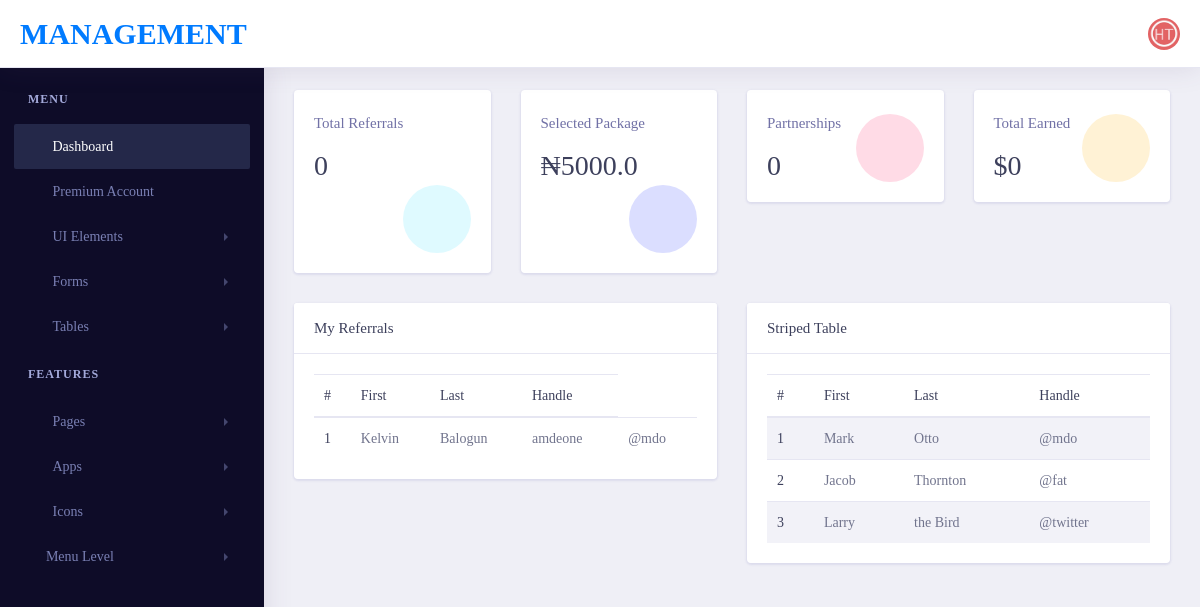
Page /user/dashboard (signed in) on the committed database.
### diamond/models.py (models this page shows, shortened)
class UserProfile(models.Model):
    id = models.AutoField(primary_key=True)
    user = models.OneToOneField(User, on_delete=models.CASCADE,)
    photo = models.ImageField(upload_to='user/', default='true.jpg')
    bankname = models.CharField(max_length=200, default='')
    bankacc = models.CharField(max_length=100, default='')
    accountname = models.CharField(max_length=100, default='')
    points = models.CharField(max_length=100, default=1)
    paid = models.BooleanField(default=False)
    referral_code = models.CharField(max_length=6, default=code)
    referree = models.ForeignKey(
        Referral, on_delete=models.CASCADE, default=True)
    package = models.ForeignKey(
        Package, on_delete=models.CASCADE, default=True)
    is_published = models.BooleanField(default=True)

### accountprofile/models.py (models this page shows, shortened)
class Package(models.Model):
    id = models.AutoField(primary_key=True)
    title = models.CharField(max_length=200)
    price = models.FloatField(default=0)
    is_published = models.BooleanField(default=True)
    created_at = models.DateTimeField(default=datetime.now)

class Referral(models.Model):
    user = models.OneToOneField(User, on_delete=models.CASCADE, null=True)
    referree = models.CharField(max_length=6, null=True)
    def __str__(self):
        return self.user.username

### accountprofile/views.py (the view)
class DashboardView(TemplateView):
    template_name = "profile/dashboard.html"
    def get_context_data(self, **kwargs):
        queryset = UserProfile.objects.order_by('referree')
        context = super().get_context_data(**kwargs)
        context['queryset'] = queryset
        return context

### templates/profile/dashboard.html
{% extends 'profile/base.html' %}
{% load static %}
{% block content %}
<div class="dashboard-wrapper">
    <div class="dashboard-influence">
        <div class="container-fluid dashboard-content">
            <div class="row">
                <div class="col-xl-3 col-lg-6 col-md-6 col-sm-12 col-12">
                    <div class="card">
                        <div class="card-body">
                            <div class="d-inline-block">
                                <h5 class="text-muted">Total Referrals</h5>
                                <h2 class="mb-0"> 0 </h2>
                            </div>
                            <div class="float-right icon-circle-medium  icon-box-lg  bg-info-light mt-1">
                                <i class="fa fa-eye fa-fw fa-sm text-info"></i>
                            </div>
                        </div>
                    </div>
                </div>
                <div class="col-xl-3 col-lg-6 col-md-6 col-sm-12 col-12">
                    <div class="card">
                        <div class="card-body">
                            <div class="d-inline-block">
                                <h5 class="text-muted">Selected Package</h5>
                                <h2 class="mb-0"> {%if user.userprofile.paid %}
                                    &#8358;{{ user.userprofile.package.price }}
                                    {%else %}
                                    ______________
                                    {%endif%}</h2>
                            </div>
                            <div class="float-right icon-circle-medium  icon-box-lg  bg-primary-light mt-1">
                                <i class="fa fa-money-bill-alt fa-fw fa-sm text-primary"></i>
                            </div>
                        </div>
                    </div>
                </div>
                <div class="col-xl-3 col-lg-6 col-md-6 col-sm-12 col-12">
                    <div class="card">
                        <div class="card-body">
                            <div class="d-inline-block">
                                <h5 class="text-muted">Partnerships</h5>
                                <h2 class="mb-0"> 0 </h2>
                            </div>
                            <div class="float-right icon-circle-medium  icon-box-lg  bg-secondary-light mt-1">
                                <i class="fa fa-handshake fa-fw fa-sm text-secondary"></i>
                            </div>
                        </div>
                    </div>
                </div>
                <div class="col-xl-3 col-lg-6 col-md-6 col-sm-12 col-12">
                    <div class="card">
                        <div class="card-body">
                            <div class="d-inline-block">
                                <h5 class="text-muted">Total Earned</h5>
                                <h2 class="mb-0"> $0 </h2>
                            </div>
                            <div class="float-right icon-circle-medium  icon-box-lg  bg-brand-light mt-1">
                                <i class="fa fa-money-bill-alt fa-fw fa-sm text-brand"></i>
                            </div>
                        </div>
                    </div>
                </div>
            </div>
            <div class="row">
                <div class="col-xl-6 col-lg-6 col-md-12 col-sm-12 col-12">
                    <div class="card">
                        <h5 class="card-header">My Referrals</h5>
                        <div class="card-body">
                            <table class="table">
                                <thead>
                                    <tr>
                                        <th scope="col">#</th>
                                        <th scope="col">First</th>
                                        <th scope="col">Last</th>
                                        <th scope="col">Handle</th>
                                    </tr>
                                </thead>
                                <tbody>
                                    {% for users in queryset %}
                                    {% if users.referree == user.userprofile.referree %}
                                    <tr>
                                        <th scope="row">1</th>
                                        <td>{{ users.user.first_name }}</td>
                                        <td>{{ users.user.last_name }}</td>
                                        <td>{{ users.referree }}</td>
                                        <td>@mdo</td>
                                    </tr>
                                    {% endif %}
                                    {% endfor %}
                                </tbody>
                            </table>
                        </div>
                    </div>
                </div>
                <div class="col-xl-6 col-lg-6 col-md-12 col-sm-12 col-12">
                    <div class="card">
                        <h5 class="card-header">Striped Table</h5>
                        <div class="card-body">
                            <table class="table table-striped">
                                <thead>
                                    <tr>
                                        <th scope="col">#</th>
                                        <th scope="col">First</th>
                                        <th scope="col">Last</th>
                                        <th scope="col">Handle</th>
                                    </tr>
                                </thead>
                                <tbody>
                                    <tr>
                                        <th scope="row">1</th>
                                        <td>Mark</td>
                                        <td>Otto</td>
                                        <td>@mdo</td>
                                    </tr>
                                    <tr>
                                        <th scope="row">2</th>
                                        <td>Jacob</td>
                                        <td>Thornton</td>
                                        <td>@fat</td>
                                    </tr>
                                    <tr>
                                        <th scope="row">3</th>
                                        <td>Larry</td>
                                        <td>the Bird</td>
                                        <td>@twitter</td>
                                    </tr>
                                </tbody>
                            </table>
                        </div>
                    </div>
                </div>
            </div>
        </div>
    </div>
</div>
{% endblock content %}

### templates/profile/includes/head.html (shortened to what this page needs)
{% load static %}
<!doctype html>
<html lang="en">
<head>
    <link rel="stylesheet" href="{% static 'assets/vendor/bootstrap/css/bootstrap.min.css' %}">
    <link href="{% static 'assets/vendor/fonts/circular-std/style.css' %}" rel="stylesheet">
    <link rel="stylesheet" href="{% static 'assets/libs/css/style.css' %}">
    <link rel="stylesheet" href="{% static 'assets/vendor/fonts/fontawesome/css/fontawesome-all.css' %}">
</head>
<body>
    <div class="dashboard-main-wrapper">
        <div class="dashboard-header">
            <nav class="navbar navbar-expand-lg bg-white fixed-top">
                <a class="navbar-brand" href="{% url 'dashboard' %}">Management</a>
                <div class="collapse navbar-collapse " id="navbarSupportedContent">
                    <ul class="navbar-nav ml-auto navbar-right-top">
                        <li class="nav-item dropdown nav-user">
                            <a class="nav-link nav-user-img" href="#" id="navbarDropdownMenuLink2"
                                data-toggle="dropdown" aria-haspopup="true" aria-expanded="false"><img
                                    src="{{ user.userprofile.photo.url }}" alt=""
                                    class="user-avatar-md rounded-circle"></a>
                        </li>
                    </ul>
                </div>
            </nav>
        </div>

### rows in the picture
UserProfile: user.first_name "Kelvin", user.last_name "Balogun", referree "amdeone"

### other values in the picture
{{ user.userprofile.package.price }} "5000.0"
